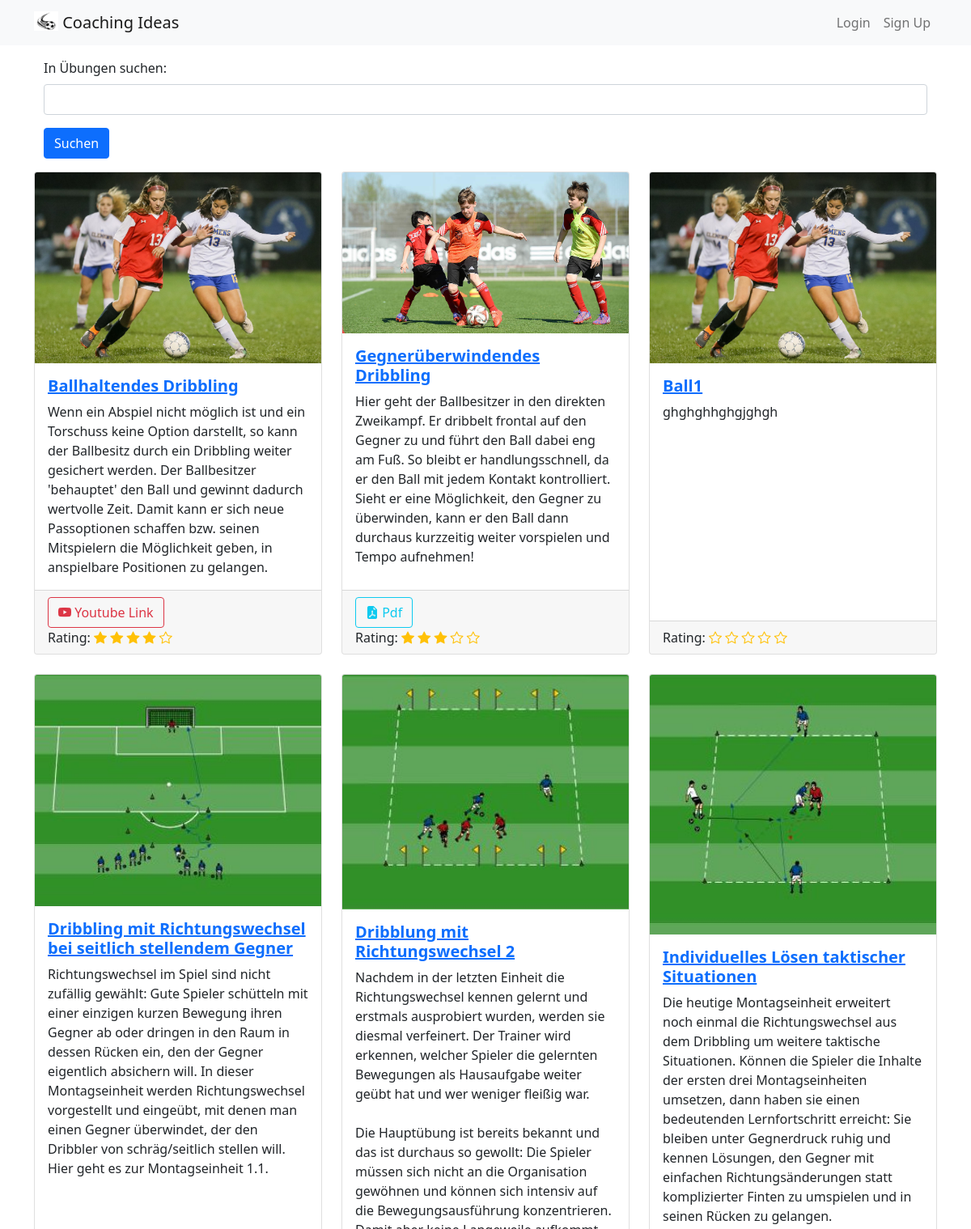
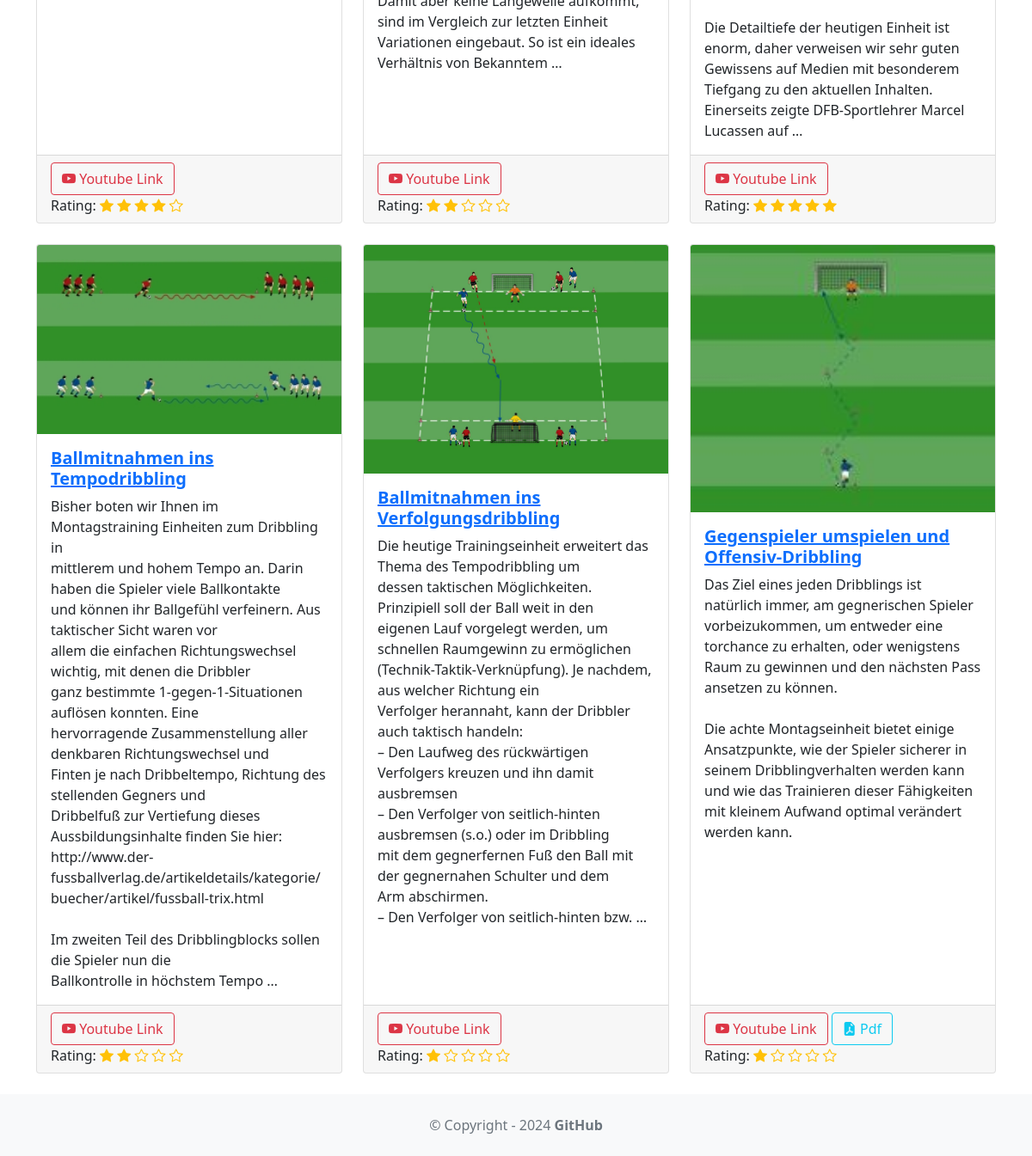
The page / on the database its author committed (2 pictures, top to bottom).
### exercise/models.py (models this page shows, shortened)
class Exercise(models.Model):
    title = models.CharField(max_length=255)
    body = models.TextField()
    created_on = models.DateTimeField(auto_now_add=True)
    last_modified = models.DateTimeField(auto_now=True)
    creator = models.ForeignKey(User, on_delete=models.SET_NULL, null=True)
    soccer_skills = models.CharField(
        max_length=50, choices=SoccerSkillTextChoices.choices, null=True
    )
    for_adults = models.BooleanField(default=True)
    for_jun_a = models.BooleanField(default=False)
    for_jun_b = models.BooleanField(default=False)
    for_jun_c = models.BooleanField(default=False)
    for_jun_d = models.BooleanField(default=False)
    for_jun_e = models.BooleanField(default=False)
    for_jun_f = models.BooleanField(default=False)
    for_jun_g = models.BooleanField(default=False)
    image = models.ImageField(upload_to="exercise/images/", null=True, blank=True)
    pdf = models.FileField(upload_to="exercise/pdfs/", blank=True)
    youtube_link = models.URLField(blank=True, null=True)
    rating = models.IntegerField(default=0, choices=[(i, i) for i in range(0, 6)])

### exercise/views.py (the view)
# urls.py: 2. Add a URL to urlpatterns:  path('', views.home, name='home')
def home(request):
    search_exercise = request.GET.get("searchExercise")
    if search_exercise:
        exercises = Exercise.objects.filter(title__icontains=search_exercise)
    else:
        exercises = Exercise.objects.all()
    return render(
        request,
        "home.html",
        {"searchExercise": search_exercise, "exercises": exercises},
    )

### exercise/templates/home.html
{% extends "base.html" %}
{% block content %}
<div class="container">
    <form action="">
        <div class="mb-3">
            <label class="form-label">In Übungen suchen:</label>
            <input type="text" name="searchExercise" class="form-control"/>
        </div>
        <button type="submit" class="btn btn-primary mb-3">
            Suchen
        </button>
    </form>
</div>
<div class="row row-cols-1 row-cols-md-3 g-4">
    {% for exercise in exercises %}
        <div class="col">
            <div class="card h-100" style="max-height: 1200px;">
                {% if exercise.image %}
                    <img class="card-img-top" src="{{ exercise.image.url }}" alt="">
                {% else %}
                    <span class="text-muted">No image</span>
                {% endif %}
                <div class="card-body d-flex flex-column">
                    <a href="{% url 'detail' exercise.id %}">
                        <h5 class="card-title fw-bold mb-2">{{ exercise.title }}</h5>
                    </a>
                    <p class="card-text flex-grow-1" style="overflow: hidden; text-overflow: ellipsis;">
                        {{ exercise.body|linebreaksbr|truncatewords_html:84 }}
                    </p>
                </div>
                <div class="card-footer">
                    {% if exercise.youtube_link %}
                        <a href="{{ exercise.youtube_link }}" class="btn btn-outline-danger">
                            <i class="bi bi-youtube"></i>
                            Youtube Link
                        </a>
                    {% endif %}
                    {% if exercise.pdf %}
                        <a href="{{ exercise.pdf.url }}" class="btn btn-outline-info">
                            <i class="bi bi-file-earmark-pdf-fill"></i>
                            Pdf
                        </a>
                    {% endif %}
                    {% include 'rating_stars.html' %}
                </div>
            </div>
        </div>
    {% endfor %}
</div>
    {% endblock content %}

### exercise/templates/rating_stars.html
<div>
    <label for="rating">Rating:</label>
    {% if exercise.rating == 0 %}
    <span class="bi bi-star text-warning"></span>
    <span class="bi bi-star text-warning"></span>
    <span class="bi bi-star text-warning"></span>
    <span class="bi bi-star text-warning"></span>
    <span class="bi bi-star text-warning"></span>
    {% endif %}
    {% if exercise.rating == 1 %}
    <span class="bi bi-star-fill text-warning"></span>
    <span class="bi bi-star text-warning"></span>
    <span class="bi bi-star text-warning"></span>
    <span class="bi bi-star text-warning"></span>
    <span class="bi bi-star text-warning"></span>
    {% endif %}
    {% if exercise.rating == 2 %}
    <span class="bi bi-star-fill text-warning"></span>
    <span class="bi bi-star-fill text-warning"></span>
    <span class="bi bi-star text-warning"></span>
    <span class="bi bi-star text-warning"></span>
    <span class="bi bi-star text-warning"></span>
    {% endif %}
    {% if exercise.rating == 3 %}
    <span class="bi bi-star-fill text-warning"></span>
    <span class="bi bi-star-fill text-warning"></span>
    <span class="bi bi-star-fill text-warning"></span>
    <span class="bi bi-star text-warning"></span>
    <span class="bi bi-star text-warning"></span>
    {% endif %}
    {% if exercise.rating == 4 %}
    <span class="bi bi-star-fill text-warning"></span>
    <span class="bi bi-star-fill text-warning"></span>
    <span class="bi bi-star-fill text-warning"></span>
    <span class="bi bi-star-fill text-warning"></span>
    <span class="bi bi-star text-warning"></span>
    {% endif %}
    {% if exercise.rating == 5 %}
    <span class="bi bi-star-fill text-warning"></span>
    <span class="bi bi-star-fill text-warning"></span>
    <span class="bi bi-star-fill text-warning"></span>
    <span class="bi bi-star-fill text-warning"></span>
    <span class="bi bi-star-fill text-warning"></span>
    {% endif %}
</div>

### rows shown on the page
Exercise: image (picture), title "Ballhaltendes Dribbling", body "Wenn ein Abspiel nicht möglich ist und ein Torschuss keine Option darstellt, so kann der Ballbesitz durch ein Dribbling weiter gesichert werden. Der Ballbesitzer 'behauptet' den Ball und gewinnt dadurch wertvolle Zeit. Damit kann er sich neue Passoptionen schaffen bzw. seinen Mitspielern die Möglichkeit geben, in anspielbare Positionen zu gelangen.", rating 4 (drawn)
Exercise: image (picture), title "Gegnerüberwindendes Dribbling", body "Hier geht der Ballbesitzer in den direkten Zweikampf. Er dribbelt frontal auf den Gegner zu und führt den Ball dabei eng am Fuß. So bleibt er handlungsschnell, da er den Ball mit jedem Kontakt kontrolliert. Sieht er eine Möglichkeit, den Gegner zu überwinden, kann er den Ball dann durchaus kurzzeitig weiter vorspielen und Tempo aufnehmen!", rating 3 (drawn)
Exercise: image (picture), title "Ball1", body "ghghghhghgjghgh", rating 0 (drawn)
Exercise: image (picture), title "Dribbling mit Richtungswechsel bei seitlich stellendem Gegner", body "Richtungswechsel im Spiel sind nicht zufällig gewählt: Gute Spieler schütteln mit einer einzigen kurzen Bewegung ihren Gegner ab oder dringen in den Raum in dessen Rücken ein, den der Gegner eigentlich absichern will. In dieser Montagseinheit werden Richtungswechsel vorgestellt und eingeübt, mit denen man einen Gegner überwindet, der den Dribbler von schräg/seitlich stellen will. Hier geht es zur Montagseinheit 1.1.", rating 4 (drawn)
Exercise: image (picture), title "Dribblung mit Richtungswechsel 2", body "Nachdem in der letzten Einheit die Richtungswechsel kennen gelernt und erstmals ausprobiert wurden, werden sie diesmal verfeinert. Der Trainer wird erkennen, welcher Spieler die gelernten Bewegungen als Hausaufgabe weiter geübt hat und wer weniger fleißig war. Die Hauptübung ist bereits bekannt und das ist durchaus so gewollt: Die Spieler müssen sich nicht an die Organisation gewöhnen und können sich intensiv auf die Bewegungsausführung konzentrieren. Damit aber keine Langeweile aufkommt, sind im Vergleich zur letzten Einheit Variationen eingebaut. So ist ein ideales Verhältnis von Bekanntem …", rating 2 (drawn)
Exercise: image (picture), title "Individuelles Lösen taktischer Situationen", body "Die heutige Montagseinheit erweitert noch einmal die Richtungswechsel aus dem Dribbling um weitere taktische Situationen. Können die Spieler die Inhalte der ersten drei Montagseinheiten umsetzen, dann haben sie einen bedeutenden Lernfortschritt erreicht: Sie bleiben unter Gegnerdruck ruhig und kennen Lösungen, den Gegner mit einfachen Richtungsänderungen statt komplizierter Finten zu umspielen und in seinen Rücken zu gelangen. Die Detailtiefe der heutigen Einheit ist enorm, daher verweisen wir sehr guten Gewissens auf Medien mit besonderem Tiefgang zu den aktuellen Inhalten. Einerseits zeigte DFB-Sportlehrer Marcel Lucassen auf …", rating 5 (drawn)
Exercise: image (picture), title "Ballmitnahmen ins Tempodribbling", body "Bisher boten wir Ihnen im Montagstraining Einheiten zum Dribbling in mittlerem und hohem Tempo an. Darin haben die Spieler viele Ballkontakte und können ihr Ballgefühl verfeinern. Aus taktischer Sicht waren vor allem die einfachen Richtungswechsel wichtig, mit denen die Dribbler ganz bestimmte 1-gegen-1-Situationen auflösen konnten. Eine hervorragende Zusammenstellung aller denkbaren Richtungswechsel und Finten je nach Dribbeltempo, Richtung des stellenden Gegners und Dribbelfuß zur Vertiefung dieses Aussbildungsinhalte finden Sie hier: http://www.der-fussballverlag.de/artikeldetails/kategorie/buecher/artikel/fussball-trix.html Im zweiten Teil des Dribblingblocks sollen die Spieler nun die…", rating 2 (drawn)
Exercise: image (picture), title "Ballmitnahmen ins Verfolgungsdribbling", body "Die heutige Trainingseinheit erweitert das Thema des Tempodribbling um dessen taktischen Möglichkeiten. Prinzipiell soll der Ball weit in den eigenen Lauf vorgelegt werden, um schnellen Raumgewinn zu ermöglichen (Technik-Taktik-Verknüpfung). Je nachdem, aus welcher Richtung ein Verfolger herannaht, kann der Dribbler auch taktisch handeln: – Den Laufweg des rückwärtigen Verfolgers kreuzen und ihn damit ausbremsen – Den Verfolger von seitlich-hinten ausbremsen (s.o.) oder im Dribbling mit dem gegnerfernen Fuß den Ball mit der gegnernahen Schulter und dem Arm abschirmen. – Den Verfolger von seitlich-hinten bzw. …", rating 1 (drawn)
Exercise: image (picture), title "Gegenspieler umspielen und Offensiv-Dribbling", body "Das Ziel eines jeden Dribblings ist natürlich immer, am gegnerischen Spieler vorbeizukommen, um entweder eine torchance zu erhalten, oder wenigstens Raum zu gewinnen und den nächsten Pass ansetzen zu können. Die achte Montagseinheit bietet einige Ansatzpunkte, wie der Spieler sicherer in seinem Dribblingverhalten werden kann und wie das Trainieren dieser Fähigkeiten mit kleinem Aufwand optimal verändert werden kann.", rating 1 (drawn)
